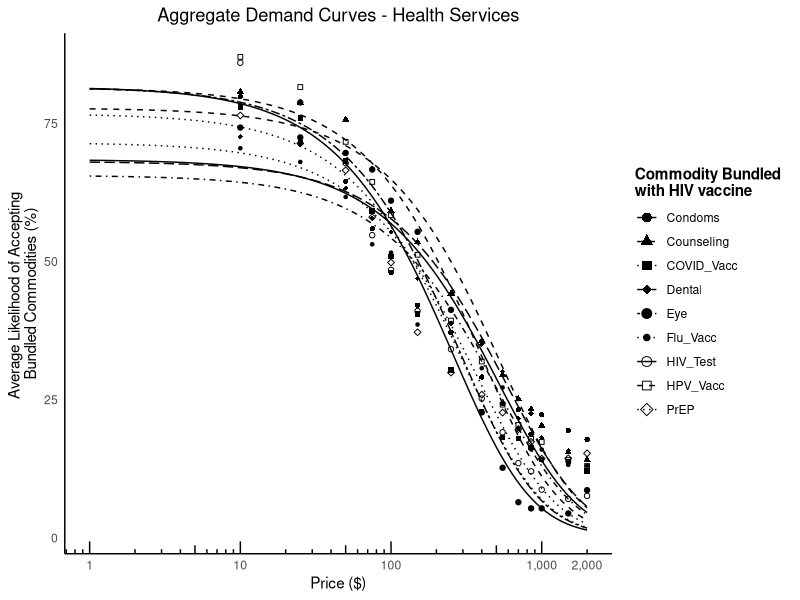

Write the R code that produced this figure.
library(ggplot2)
library(tidyr)
library(dplyr)
library(scales)

# Data definition
data_1e <- data.frame(
  x = c(0, 10, 25, 50, 75, 100, 150, 250, 400, 550, 700, 850, 1000, 1500, 2000),
  PrEP = c(88.02, 76.43, 71.39, 66.50, 58.03, 49.83, 37.21, 29.92, 25.92, 22.68, 19.70, 17.39, 14.34, 14.41, 15.31),
  HIV_Test = c(91.31, 85.97, 78.79, 67.80, 54.78, 48.49, 41.05, 34.15, 25.23, 19.12, 13.54, 12.05, 8.75, 7.07, 7.62),
  Condoms = c(80.12, 79.83, 71.63, 64.53, 55.93, 48.04, 42.10, 37.18, 29.11, 24.29, 23.22, 18.77, 22.32, 19.44, 17.81),
  COVID_Vacc = c(78.58, 77.99, 75.99, 68.23, 59.18, 50.90, 40.50, 30.36, 22.83, 18.21, 17.98, 16.36, 14.20, 13.84, 12.10),
  Flu_Vacc = c(79.26, 70.50, 68.02, 61.69, 53.13, 51.61, 38.61, 38.88, 30.71, 27.22, 19.77, 16.04, 15.99, 13.23, 13.07),
  HPV_Vacc = c(90.91, 87.03, 81.57, 71.66, 64.41, 58.38, 51.22, 39.32, 31.92, 24.12, 20.46, 17.98, 17.37, 14.10, 13.02),
  Dental = c(81.07, 72.58, 71.10, 63.29, 57.86, 55.34, 46.92, 38.81, 35.07, 30.15, 21.66, 22.54, 18.10, 15.76, 12.06),
  Eye = c(74.49, 74.24, 72.46, 69.65, 66.65, 61.02, 55.38, 41.27, 22.71, 12.70, 6.47, 5.35, 5.35, 4.44, 8.65),
  Counseling = c(81.84, 80.75, 78.76, 75.71, 66.71, 59.24, 53.49, 44.23, 35.70, 29.59, 25.15, 23.29, 20.36, 15.49, 14.16)
)

# Define the Koff function with condition-specific k
Koff <- function(x, alpha, Qo, condition, data) {
  if(!is.null(data[[condition]])) {
    k <- log10(max(data$x[!is.na(data[[condition]])])) - log10(min(data$x[data$x > 0 & !is.na(data[[condition]])]))
  } else {
    stop("Invalid condition")
  }
  Qo * 10^(k * (exp(-alpha * Qo * x) - 1))
}

# Function to calculate Pmax
calculate_pmax <- function(alpha, Qo, condition, data) {
  if(!is.null(data[[condition]])) {
    k <- log10(max(data$x[!is.na(data[[condition]])])) - log10(min(data$x[data$x > 0 & !is.na(data[[condition]])]))
  } else {
    stop("Invalid condition")
  }
  if(alpha <= 0 || Qo <= 0 || k <= 0) {
    return(NA)
  }
  pmax <- (1/log(10^k))/(alpha * Qo)
  if(pmax < min(data$x, na.rm = TRUE) || pmax > max(data$x, na.rm = TRUE)) {
    return(NA)
  }
  return(pmax)
}

# Function to fit model and calculate R-squared
fit_and_calculate_rsq <- function(condition, data) {
  valid_data <- data[!is.na(data[[condition]]) & data$x > 0, ]
  
  formula_str <- sprintf("%s ~ Koff(x, alpha, Qo, '%s', data)", condition, condition)
  formula <- as.formula(formula_str)
  
  fit <- tryCatch({
    nls(formula = formula,
        data = valid_data,
        start = list(alpha = 0.0000001, Qo = 100),
        algorithm = "port",
        lower = c(alpha = 0, Qo = 0),
        upper = c(alpha = 0.1, Qo = 100),
        control = nls.control(maxiter = 50000))
  }, error = function(e) {
    message("Error fitting model for ", condition, ": ", e$message)
    return(NULL)
  })
  
  if (!is.null(fit)) {
    residuals <- residuals(fit)
    tss <- sum((valid_data[[condition]] - mean(valid_data[[condition]], na.rm = TRUE))^2, na.rm = TRUE)
    rss <- sum(residuals^2)
    r_squared <- 1 - (rss / tss)
    
    params <- coef(fit)
    pmax <- calculate_pmax(params["alpha"], params["Qo"], condition, valid_data)
    
    cat("R-squared for", condition, "=", round(r_squared, 4), "\n")
    if(!is.na(pmax)) {
      cat("Pmax for", condition, "=", round(pmax, 2), "\n")
    } else {
      cat("Pmax for", condition, "could not be calculated\n")
    }
    
    return(list(fit = fit, r_squared = r_squared, pmax = pmax))
  }
  
  return(NULL)
}

# Modified create_plot function without colors
create_plot <- function(data, fits, conditions, plot_title) {
  valid_data <- data[data$x > 0, ]
  x_range <- 10^seq(log10(1), log10(max(valid_data$x)), length.out = 100)
  plot_data <- data.frame(x = x_range)
  
  # Define line types and shapes
  linetypes <- c("solid", "dashed", "dotted", "longdash", "twodash", 
                 "dotdash", "solid", "dashed", "dotted")
  shapes <- c(16, 17, 15, 18, 19, 20, 21, 22, 23)
  
  # Create the base plot
  p <- ggplot()
  
  # Add points and lines for each condition
  for(i in seq_along(conditions)) {
    condition <- conditions[i]
    if (!is.null(fits[[condition]]$fit)) {
      plot_data[[paste0(condition, "_pred")]] <- predict(fits[[condition]]$fit, 
                                                         newdata = data.frame(x = x_range))
      
      p <- p + 
        geom_point(data = valid_data, 
                   aes_string(x = "x", y = condition, shape = shQuote(condition)), 
                   color = "black") +
        geom_line(data = plot_data, 
                  aes_string(x = "x", y = paste0(condition, "_pred"), 
                             linetype = shQuote(condition)),
                  color = "black")
    }
  }
  
  p <- p +
    scale_x_log10(breaks = c(1, 10, 100, 1000, 2000),
                  labels = scales::comma,
                  limits = c(1, 2000)) +
    scale_shape_manual(name = "Commodity Bundled \nwith HIV vaccine", values = shapes) +
    scale_linetype_manual(name = "Commodity Bundled \nwith HIV vaccine", values = linetypes) +
    labs(title = plot_title,
         x = "Price ($)",
         y = "Average Likelihood of Accepting \nBundled Commodities (%)") +
    theme_minimal() +
    theme(panel.grid = element_blank(),
          axis.line = element_line(color = "black"),
          plot.title = element_text(hjust = 0.5),
          legend.position = "right",
          legend.title = element_text(face = "bold")) +
    guides(shape = guide_legend(override.aes = list(size = 3)),
           linetype = guide_legend(override.aes = list(size = 1))) +
    annotation_logticks(sides = "b")
  
  return(p)
}

# Define all conditions
conditions <- c("PrEP", "HIV_Test", "Condoms", "COVID_Vacc", "Flu_Vacc", 
                "HPV_Vacc", "Dental", "Eye", "Counseling")

# Fit models for all conditions
fits <- list()
for(condition in conditions) {
  fits[[condition]] <- fit_and_calculate_rsq(condition, data_1e)
}

# Print parameter values and statistics for each condition
for(condition in conditions) {
  if (!is.null(fits[[condition]]$fit)) {
    cat("\n=================================")
    cat("\nParameters for", condition, ":\n")
    print(summary(fits[[condition]]$fit)$parameters)
    cat("R-squared =", round(fits[[condition]]$r_squared, 4), "\n")
    cat("Pmax =", round(fits[[condition]]$pmax, 2), "\n")
  }
}

# Create and display the plot
p <- create_plot(data_1e, fits, conditions, 
                 "Aggregate Demand Curves - Health Services")
print(p)